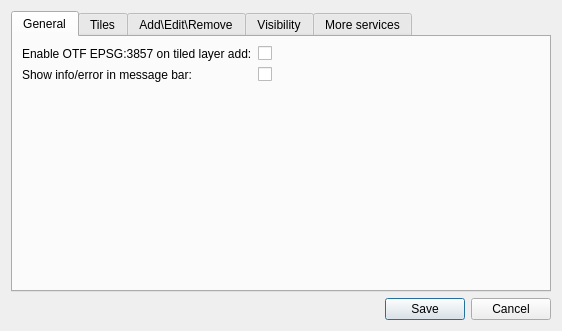
<?xml version="1.0" encoding="UTF-8"?>
<ui version="4.0">
 <class>MapServicesDialogBase</class>
 <widget class="QDialog" name="MapServicesDialogBase">
  <property name="geometry">
   <rect>
    <x>0</x>
    <y>0</y>
    <width>562</width>
    <height>331</height>
   </rect>
  </property>
  <property name="windowTitle">
   <string>QuickMapServices Settings</string>
  </property>
  <layout class="QVBoxLayout" name="verticalLayout">
   <item>
    <widget class="QTabWidget" name="tabUserServices">
     <property name="currentIndex">
      <number>0</number>
     </property>
     <widget class="QWidget" name="tabCommon">
      <attribute name="title">
       <string>General</string>
      </attribute>
      <layout class="QFormLayout" name="formLayout_2">
       <property name="fieldGrowthPolicy">
        <enum>QFormLayout::AllNonFixedFieldsGrow</enum>
       </property>
       <item row="0" column="0">
        <widget class="QLabel" name="label_3">
         <property name="text">
          <string>Enable OTF EPSG:3857 on tiled layer add:</string>
         </property>
        </widget>
       </item>
       <item row="0" column="1">
        <widget class="QCheckBox" name="chkEnableOTF3857">
         <property name="text">
          <string/>
         </property>
        </widget>
       </item>
       <item row="1" column="0">
        <widget class="QLabel" name="label_4">
         <property name="text">
          <string>Show info/error in message bar:</string>
         </property>
        </widget>
       </item>
       <item row="1" column="1">
        <widget class="QCheckBox" name="chkShowMessagesInBar">
         <property name="text">
          <string/>
         </property>
        </widget>
       </item>
      </layout>
     </widget>
     <widget class="QWidget" name="tabTiledLayers">
      <attribute name="title">
       <string>Tiles</string>
      </attribute>
      <layout class="QVBoxLayout" name="verticalLayout_3">
       <item>
        <widget class="QWidget" name="formLayout" native="true">
         <property name="sizePolicy">
          <sizepolicy hsizetype="Preferred" vsizetype="Expanding">
           <horstretch>0</horstretch>
           <verstretch>0</verstretch>
          </sizepolicy>
         </property>
         <layout class="QFormLayout" name="formLayout_3">
          <property name="fieldGrowthPolicy">
           <enum>QFormLayout::ExpandingFieldsGrow</enum>
          </property>
          <item row="0" column="0">
           <widget class="QLabel" name="label_5">
            <property name="text">
             <string>Max connection count:</string>
            </property>
           </widget>
          </item>
          <item row="0" column="1">
           <widget class="QSpinBox" name="spnConnCount">
            <property name="minimum">
             <number>1</number>
            </property>
           </widget>
          </item>
          <item row="1" column="0">
           <widget class="QLabel" name="label_6">
            <property name="text">
             <string>Cache expiration (hours)*:</string>
            </property>
           </widget>
          </item>
          <item row="1" column="1">
           <widget class="QSpinBox" name="spnCacheExp">
            <property name="maximum">
             <number>100000000</number>
            </property>
           </widget>
          </item>
          <item row="2" column="0">
           <widget class="QLabel" name="label_8">
            <property name="text">
             <string>Tiles download timeout (ms)*:</string>
            </property>
           </widget>
          </item>
          <item row="2" column="1">
           <widget class="QSpinBox" name="spnNetworkTimeout">
            <property name="minimum">
             <number>1</number>
            </property>
            <property name="maximum">
             <number>100000000</number>
            </property>
           </widget>
          </item>
          <item row="3" column="0">
           <widget class="QLabel" name="useNativeRenderer2188AndHigherLabel">
            <property name="text">
             <string>Use native renderer (2.18.8 and higher):</string>
            </property>
           </widget>
          </item>
          <item row="3" column="1">
           <widget class="QCheckBox" name="chkUseNativeRenderer"/>
          </item>
         </layout>
        </widget>
       </item>
       <item>
        <spacer name="verticalSpacer_2">
         <property name="orientation">
          <enum>Qt::Vertical</enum>
         </property>
         <property name="sizeHint" stdset="0">
          <size>
           <width>20</width>
           <height>40</height>
          </size>
         </property>
        </spacer>
       </item>
       <item>
        <widget class="QLabel" name="label_10">
         <property name="font">
          <font>
           <italic>true</italic>
          </font>
         </property>
         <property name="text">
          <string>*: Common QGIS settings</string>
         </property>
        </widget>
       </item>
       <item>
        <widget class="QLabel" name="label_9">
         <property name="font">
          <font>
           <weight>75</weight>
           <italic>true</italic>
           <bold>true</bold>
          </font>
         </property>
         <property name="text">
          <string>Settings will be applied for newly added layers</string>
         </property>
         <property name="scaledContents">
          <bool>true</bool>
         </property>
        </widget>
       </item>
      </layout>
      <zorder>label_9</zorder>
      <zorder>verticalSpacer_2</zorder>
      <zorder>formLayout</zorder>
      <zorder>label_10</zorder>
     </widget>
     <widget class="QWidget" name="tab">
      <attribute name="title">
       <string>Add\Edit\Remove</string>
      </attribute>
      <layout class="QVBoxLayout" name="verticalLayout_4">
       <item>
        <widget class="UserGroupsBox" name="groupBox">
         <property name="title">
          <string>My groups</string>
         </property>
        </widget>
       </item>
       <item>
        <widget class="UserServicesBox" name="groupBox_2">
         <property name="title">
          <string>My services</string>
         </property>
        </widget>
       </item>
      </layout>
     </widget>
     <widget class="QWidget" name="tabServicesVisibility">
      <attribute name="title">
       <string>Visibility</string>
      </attribute>
      <layout class="QVBoxLayout" name="vLayoutTabServicesVisibility">
       <property name="spacing">
        <number>0</number>
       </property>
       <property name="margin">
        <number>0</number>
       </property>
       <item>
        <widget class="QTreeView" name="treeViewForDS">
         <property name="alternatingRowColors">
          <bool>true</bool>
         </property>
         <property name="selectionMode">
          <enum>QAbstractItemView::NoSelection</enum>
         </property>
         <property name="sortingEnabled">
          <bool>true</bool>
         </property>
         <attribute name="headerCascadingSectionResizes">
          <bool>true</bool>
         </attribute>
         <attribute name="headerShowSortIndicator" stdset="0">
          <bool>true</bool>
         </attribute>
         <attribute name="headerStretchLastSection">
          <bool>false</bool>
         </attribute>
        </widget>
       </item>
       <item>
        <widget class="QToolBar" name="toolBarForDSTreeView">
         <property name="layoutDirection">
          <enum>Qt::RightToLeft</enum>
         </property>
         <property name="iconSize">
          <size>
           <width>16</width>
           <height>16</height>
          </size>
         </property>
         <property name="toolButtonStyle">
          <enum>Qt::ToolButtonFollowStyle</enum>
         </property>
        </widget>
       </item>
      </layout>
     </widget>
     <widget class="QWidget" name="tabExtraServices">
      <property name="enabled">
       <bool>true</bool>
      </property>
      <attribute name="title">
       <string>More services</string>
      </attribute>
      <layout class="QVBoxLayout" name="verticalLayout_2">
       <item>
        <widget class="QLabel" name="label">
         <property name="palette">
          <palette>
           <active>
            <colorrole role="WindowText">
             <brush brushstyle="SolidPattern">
              <color alpha="255">
               <red>128</red>
               <green>0</green>
               <blue>0</blue>
              </color>
             </brush>
            </colorrole>
            <colorrole role="Text">
             <brush brushstyle="SolidPattern">
              <color alpha="255">
               <red>128</red>
               <green>0</green>
               <blue>0</blue>
              </color>
             </brush>
            </colorrole>
           </active>
           <inactive>
            <colorrole role="WindowText">
             <brush brushstyle="SolidPattern">
              <color alpha="255">
               <red>128</red>
               <green>0</green>
               <blue>0</blue>
              </color>
             </brush>
            </colorrole>
            <colorrole role="Text">
             <brush brushstyle="SolidPattern">
              <color alpha="255">
               <red>128</red>
               <green>0</green>
               <blue>0</blue>
              </color>
             </brush>
            </colorrole>
           </inactive>
           <disabled>
            <colorrole role="WindowText">
             <brush brushstyle="SolidPattern">
              <color alpha="255">
               <red>144</red>
               <green>141</green>
               <blue>139</blue>
              </color>
             </brush>
            </colorrole>
            <colorrole role="Text">
             <brush brushstyle="SolidPattern">
              <color alpha="255">
               <red>169</red>
               <green>167</green>
               <blue>167</blue>
              </color>
             </brush>
            </colorrole>
           </disabled>
          </palette>
         </property>
         <property name="font">
          <font>
           <pointsize>14</pointsize>
           <weight>75</weight>
           <bold>true</bold>
          </font>
         </property>
         <property name="text">
          <string>Attention!</string>
         </property>
         <property name="alignment">
          <set>Qt::AlignCenter</set>
         </property>
        </widget>
       </item>
       <item>
        <widget class="QLabel" name="label_2">
         <property name="text">
          <string>&lt;html&gt;&lt;head/&gt;&lt;body&gt;&lt;p&gt;Contributed services definitions are provided 'as is' and are not validated by plugin authors. These are proof-of-concept and for testing only. Visit &lt;a href=&quot;https://github.com/nextgis/quickmapservices_contrib&quot;&gt;&lt;span style=&quot; text-decoration: underline; color:#0057ae;&quot;&gt;https://github.com/nextgis/quickmapservices_contrib&lt;/span&gt;&lt;/a&gt; to add new services. Use at your own risk!&lt;/p&gt;&lt;/body&gt;&lt;/html&gt;</string>
         </property>
         <property name="textFormat">
          <enum>Qt::AutoText</enum>
         </property>
         <property name="wordWrap">
          <bool>true</bool>
         </property>
         <property name="openExternalLinks">
          <bool>true</bool>
         </property>
        </widget>
       </item>
       <item>
        <spacer name="verticalSpacer">
         <property name="orientation">
          <enum>Qt::Vertical</enum>
         </property>
         <property name="sizeHint" stdset="0">
          <size>
           <width>20</width>
           <height>40</height>
          </size>
         </property>
        </spacer>
       </item>
       <item>
        <widget class="QPushButton" name="btnGetContribPack">
         <property name="text">
          <string>Get contributed pack</string>
         </property>
        </widget>
       </item>
      </layout>
     </widget>
    </widget>
   </item>
   <item>
    <widget class="QDialogButtonBox" name="button_box">
     <property name="orientation">
      <enum>Qt::Horizontal</enum>
     </property>
     <property name="standardButtons">
      <set>QDialogButtonBox::Cancel|QDialogButtonBox::Save</set>
     </property>
    </widget>
   </item>
  </layout>
 </widget>
 <customwidgets>
  <customwidget>
   <class>UserGroupsBox</class>
   <extends>QGroupBox</extends>
   <header>quick_map_services.user_groups_box</header>
   <container>1</container>
  </customwidget>
  <customwidget>
   <class>UserServicesBox</class>
   <extends>QGroupBox</extends>
   <header>quick_map_services.user_services_box</header>
   <container>1</container>
  </customwidget>
 </customwidgets>
 <resources/>
 <connections>
  <connection>
   <sender>button_box</sender>
   <signal>accepted()</signal>
   <receiver>MapServicesDialogBase</receiver>
   <slot>accept()</slot>
   <hints>
    <hint type="sourcelabel">
     <x>20</x>
     <y>20</y>
    </hint>
    <hint type="destinationlabel">
     <x>20</x>
     <y>20</y>
    </hint>
   </hints>
  </connection>
  <connection>
   <sender>button_box</sender>
   <signal>rejected()</signal>
   <receiver>MapServicesDialogBase</receiver>
   <slot>reject()</slot>
   <hints>
    <hint type="sourcelabel">
     <x>20</x>
     <y>20</y>
    </hint>
    <hint type="destinationlabel">
     <x>20</x>
     <y>20</y>
    </hint>
   </hints>
  </connection>
 </connections>
</ui>
